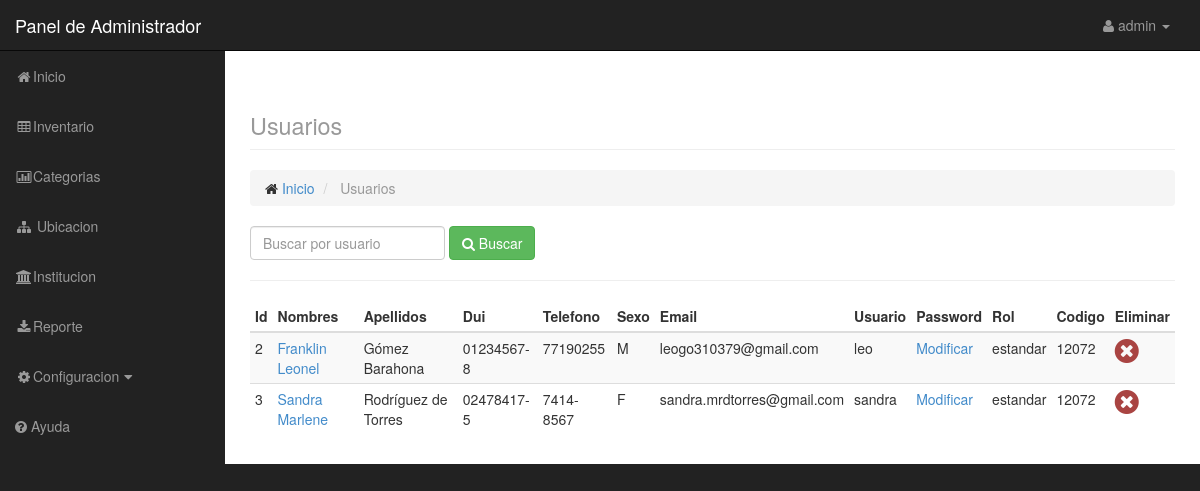
Screenshot of /admin/usuario.php (signed in) with the database file from the repository.
### tables this page shows
CREATE TABLE IF NOT EXISTS `usuarios` (
  `id_usuario` int(11) NOT NULL,
  `nombres` varchar(60) DEFAULT NULL,
  `apellidos` varchar(60) DEFAULT NULL,
  `dui` varchar(20) DEFAULT NULL,
  `direccion` varchar(80) DEFAULT NULL,
  `fecha_nacimiento` date DEFAULT NULL,
  `telefono` varchar(12) DEFAULT NULL,
  `sexo` char(1) DEFAULT NULL,
  `email` varchar(50) DEFAULT NULL,
  `usuario` varchar(10) DEFAULT NULL,
  `password` varchar(20) DEFAULT NULL,
  `rol` varchar(25) DEFAULT NULL,
  `codigo` int(11) DEFAULT NULL
);

### admin/data/configuraciones_model.php (called while the page is built, shortened)
<?php
    $configuraciones = new DataConfiguraciones();
    class DataConfiguraciones {
        function getUsuario($search){
            $user = $_SESSION['id'];
            $q = "select * from usuarios where usuario !='$user' and usuario like '%$search%' order by id_usuario asc";
            $r = mysql_query($q);
            return $r;
        }
    }
?>

### admin/usuario.php (the view, shortened to what this page needs)
<?php
    include('include/header.php');
    include('include/sidebar.php');
    include('data/configuraciones_model.php');
    $search = isset($_POST['search']) ? $_POST['search']: null;
    $user = $configuraciones->getUsuario($search);
?>
<div id="page-wrapper">
    <div class="container-fluid">
        <div class="row">
            <div class="col-lg-12">
                <h1 class="page-header">
                <small>Usuarios</small>
                </h1>
                <ol class="breadcrumb">
                    <li>
                        <i class="fa fa-home"></i> <a href="index.php">Inicio</a>
                    </li>
                    <li class="active">
                        Usuarios
                    </li>
                </ol>
            </div>
        </div>
        <div class="row">
            <div class="col-lg-12">
                <div class="form-inline form-padding">
                    <form action="usuario.php" method="post">
                        <input type="text" class="form-control" name="search" placeholder="Buscar por usuario">
                        <button type="submit" name="submitsearch" class="btn btn-success"><i class="fa fa-search"></i> Buscar</button>
                    </form>
                </div>
            </div>
        </div>
        <hr />
        <div class="row">
            <div class="col-lg-12">
                <div class="table-responsive">
                    <table class="table table-striped table-condensed">
                        <thead><tr>
                            <th>Id</th>
                            <th>Nombres</th>
                            <th>Apellidos</th>
                             <th>Dui</th>
                             <th>Telefono</th>
                            <th>Sexo</th>
                             <th>Email</th>
                            <th>Usuario</th>
                            <th>Password</th>
                            <th>Rol</th>
                            <th>Codigo</th>
                            <th>Eliminar</th>
                        </tr></thead>
                        <tbody>
                        <?php while($row = mysql_fetch_array($user)): ?>
                            <tr>
                                <td><?php echo $row['id_usuario'];?></td>
                                 <td><a href="edit.php?type=usuario&id=<?php echo $row['id_usuario']?>"><?php echo $row['nombres'];?></a></td>
                                <td><?php echo $row['apellidos'];?></td>
                                <td><?php echo $row['dui'];?></td>
                                <td><?php echo $row['telefono'];?></td>
                                <td><?php echo $row['sexo'];?></td>
                                <td><?php echo $row['email'];?></td>
                                <td><?php echo $row['usuario'];?></td>
                                <td><a href="configuracion.php?username=<?php echo $row['id_usuario'];?>">Modificar</a></td>
                               <td><?php echo $row['rol'];?></td>
                               <td><?php echo $row['codigo'];?></td>
                               <td><a  href="eliminarUs.php?us=<?php echo $row['id_usuario'];?>" title="Remove"><i class="fa fa-times-circle fa-2x text-danger "></i></a></td>
                            </tr>
                        <?php endwhile; ?>
                        </tbody>
                    </table>
                </div>
            </div>
        </div>
    </div>
</div>
<?php include('include/footer.php');

### admin/include/header.php (shortened to what this page needs)
<!DOCTYPE html>
<html lang="en">
<head>
    <link href="../css/bootstrap.min.css" rel="stylesheet">
    <link href="../css/sb-admin.css" rel="stylesheet">
    <link href="../css/plugins/morris.css" rel="stylesheet">
    <link href="../css/font-awesome.min.css" rel="stylesheet" type="text/css">
</head>
<body>
    <div id="wrapper">
        <nav class="navbar navbar-inverse navbar-fixed-top" role="navigation">
            <div class="navbar-header">
                <a class="navbar-brand" href="index.php">Panel de Administrador</a>
            </div>
            <ul class="nav navbar-right top-nav">
                <li class="dropdown">
                    <a href="#" class="dropdown-toggle" data-toggle="dropdown"><i class="fa fa-user"></i> <?php echo $_SESSION['level']; ?> <b class="caret"></b></a>
                </li>
            </ul>

### admin/include/sidebar.php (shortened to what this page needs)
    <div class="collapse navbar-collapse navbar-ex1-collapse">
        <ul class="nav navbar-nav side-nav">
            <li class="active">
                <a href="index.php"><i class="fa fa-fw fa-home"></i>Inicio</a>
            </li>
            <li>
                <a href="inventario.php"><i class="fa fa-fw fa-table"></i>Inventario</a>
            </li>
            <li>
                <a href="categoriaLista.php"><i class="fa fa-fw fa-bar-chart-o"></i>Categorias</a>
            </li>
            <li>
                <a href="ubicacionLista.php"><i class="fa fa-fw fa-sitemap"></i> Ubicacion</a>
            </li>
            <li>
                <a href="institucionLista.php"><i class="fa fa-fw fa-university"></i>Institucion</a>
            </li>
              <li>
                <a href="reporte.php"><i class="fa fa-fw fa-download"></i>Reporte</a>
            </li>
            <li>
                <a href="javascript:;" data-toggle="collapse" data-target="#setting"><i class="fa fa-fw fa-gear"></i>Configuracion<i class="fa fa-fw fa-caret-down"></i></a>
            <li>
                <a href="hel.php"><i class="fa fa-question-circle" aria-hidden="true"></i> Ayuda</a>
            </li>
            </li>
        </ul>
    </div>
</nav>

### admin/include/footer.php (shortened to what this page needs)
</div>
</body>
</html>

### css/sb-admin.css (style rules this page uses)
body { margin-top: 100px; background-color: #222; }
@media (min-width:768px) { body { margin-top: 50px; } }
#wrapper { padding-left: 0; }
#page-wrapper { width: 100%; padding: 0; background-color: #fff; }
@media (min-width:768px) { #wrapper { padding-left: 225px; } }
@media (min-width:768px) { #page-wrapper { padding: 10px; } }
.top-nav { padding: 0 15px; }
.top-nav>li { display: inline-block; float: left; }
.top-nav>li>a { padding-top: 15px; padding-bottom: 15px; line-height: 20px; color: #999; }
@media (min-width:768px) { .side-nav { position: fixed; top: 51px; left: 225px; width: 225px; margin-left: -225px; border: none; border-radius: 0; overflow-y: auto; background-color: #222; } }
@media (min-width:768px) { .side-nav>li>a { width: 225px; } }

### rows the page displays
usuarios: id_usuario "2", nombres "Franklin Leonel", apellidos "Gómez Barahona", dui "01234567-8", telefono "77190255", sexo "M", email "leogo310379@gmail.com", usuario "leo", rol "estandar", codigo "12072"
usuarios: id_usuario "3", nombres "Sandra Marlene", apellidos "Rodríguez de Torres", dui "02478417-5", telefono "7414-8567", sexo "F", email "sandra.mrdtorres@gmail.com", usuario "sandra", rol "estandar", codigo "12072"

### other values shown
$_SESSION['level'] "admin"
